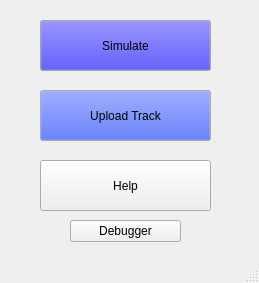
<?xml version="1.0" encoding="UTF-8"?>
<ui version="4.0">
 <class>TM_MainWindow</class>
 <widget class="QMainWindow" name="TM_MainWindow">
  <property name="geometry">
   <rect>
    <x>0</x>
    <y>0</y>
    <width>259</width>
    <height>283</height>
   </rect>
  </property>
  <property name="windowTitle">
   <string>MainWindow</string>
  </property>
  <widget class="QWidget" name="centralwidget">
   <widget class="QPushButton" name="pushButton_4">
    <property name="geometry">
     <rect>
      <x>40</x>
      <y>160</y>
      <width>171</width>
      <height>51</height>
     </rect>
    </property>
    <property name="text">
     <string>Help</string>
    </property>
   </widget>
   <widget class="QPushButton" name="pushButton_2">
    <property name="geometry">
     <rect>
      <x>40</x>
      <y>90</y>
      <width>171</width>
      <height>51</height>
     </rect>
    </property>
    <property name="palette">
     <palette>
      <active>
       <colorrole role="Button">
        <brush brushstyle="SolidPattern">
         <color alpha="255">
          <red>35</red>
          <green>66</green>
          <blue>240</blue>
         </color>
        </brush>
       </colorrole>
      </active>
      <inactive>
       <colorrole role="Button">
        <brush brushstyle="SolidPattern">
         <color alpha="255">
          <red>35</red>
          <green>66</green>
          <blue>240</blue>
         </color>
        </brush>
       </colorrole>
      </inactive>
      <disabled>
       <colorrole role="Button">
        <brush brushstyle="SolidPattern">
         <color alpha="255">
          <red>35</red>
          <green>66</green>
          <blue>240</blue>
         </color>
        </brush>
       </colorrole>
      </disabled>
     </palette>
    </property>
    <property name="text">
     <string>Upload Track</string>
    </property>
   </widget>
   <widget class="QPushButton" name="pushButton">
    <property name="geometry">
     <rect>
      <x>40</x>
      <y>20</y>
      <width>171</width>
      <height>51</height>
     </rect>
    </property>
    <property name="palette">
     <palette>
      <active>
       <colorrole role="Button">
        <brush brushstyle="SolidPattern">
         <color alpha="255">
          <red>21</red>
          <green>13</green>
          <blue>240</blue>
         </color>
        </brush>
       </colorrole>
       <colorrole role="Window">
        <brush brushstyle="SolidPattern">
         <color alpha="255">
          <red>241</red>
          <green>241</green>
          <blue>241</blue>
         </color>
        </brush>
       </colorrole>
      </active>
      <inactive>
       <colorrole role="Button">
        <brush brushstyle="SolidPattern">
         <color alpha="255">
          <red>21</red>
          <green>13</green>
          <blue>240</blue>
         </color>
        </brush>
       </colorrole>
       <colorrole role="Window">
        <brush brushstyle="SolidPattern">
         <color alpha="255">
          <red>231</red>
          <green>231</green>
          <blue>231</blue>
         </color>
        </brush>
       </colorrole>
      </inactive>
      <disabled>
       <colorrole role="Button">
        <brush brushstyle="SolidPattern">
         <color alpha="255">
          <red>21</red>
          <green>13</green>
          <blue>240</blue>
         </color>
        </brush>
       </colorrole>
       <colorrole role="Window">
        <brush brushstyle="SolidPattern">
         <color alpha="255">
          <red>231</red>
          <green>231</green>
          <blue>231</blue>
         </color>
        </brush>
       </colorrole>
      </disabled>
     </palette>
    </property>
    <property name="text">
     <string>Simulate</string>
    </property>
   </widget>
   <widget class="QPushButton" name="debug_button">
    <property name="geometry">
     <rect>
      <x>70</x>
      <y>220</y>
      <width>111</width>
      <height>22</height>
     </rect>
    </property>
    <property name="text">
     <string>Debugger</string>
    </property>
   </widget>
  </widget>
  <widget class="QMenuBar" name="menubar">
   <property name="geometry">
    <rect>
     <x>0</x>
     <y>0</y>
     <width>259</width>
     <height>25</height>
    </rect>
   </property>
  </widget>
  <widget class="QStatusBar" name="statusbar"/>
 </widget>
 <resources/>
 <connections/>
</ui>
